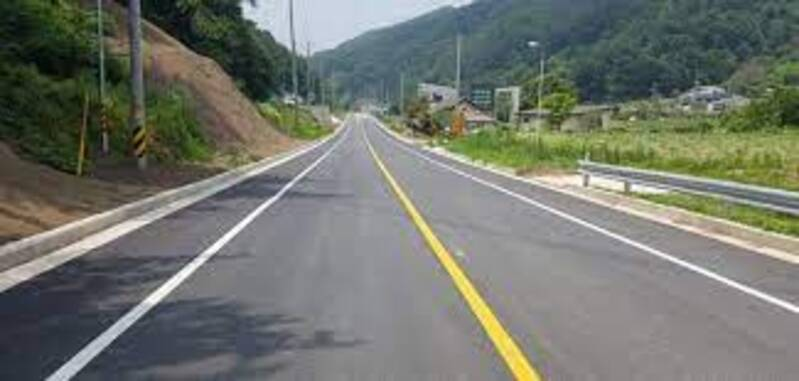
#> input picture AutoCar/Detection/image/input_image.jpg, 799 x 381 px, given in place of the camera
$ python main.py
#> lines starting #> are read from the running program, lines starting #| are printed output that depends on the picture; after the words box and inside, x2 and y2 are one past the last pixel; in counts of white or black regions, pixels touching at a corner belong together
### AutoCar/Detection/drive.py
import cv2 as cv
import time

from common import *
from detection import *
#from server import *

class AutoCar(object):

    def __init__(self):
        print("Create AutoCar Object!")

        self.detection = DetectionOfLine()

    def detection_lanes(self, frame):
        result= self.detection.self_detection(frame)

        return result

    def start(self):
        cap = camera_read(camera_path)
        while cap.isOpened():
        #while True:
            time.sleep(0.1)
            ret, cam = cap.read()
            if ret:
                cam = cv.resize(cam, (640, 360))
                result_image = self.detection_lanes(cam)
                roi = roi_detection(cam)
                #gen_frames(cam)
                camera_on('cam', result_image)
                camera_on('roi', roi)

                if cv.waitKey(1) & 0xFF == 27:
                    break
        #cap.released()
        cv.destroyAllWindows()


### AutoCar/Detection/common.py
import cv2 as cv

#camera_path = "/home/jhy/workstation/object_detection/video/video.avi"
camera_path = '/dev/video0'
#camera_path = 0

IMAGE_SHOW = True

yellow_upper = (30+10, 255, 255)
yellow_lower = (30-10, 30, 30)

def camera_read(camera_path):
    cap = cv.VideoCapture(camera_path)
    if (cap == False):
        print("Video Read Failed!")
    else:
        print("Video Start!")
    return cap

def camera_on(dst, src):
    if IMAGE_SHOW:
        return cv.imshow(dst, src)

def grayscale_converter(frame):
    return cv.cvtColor(frame, cv.COLOR_RGB2GRAY)

def hsv_converter(frame):
    return cv.cvtColor(frame, cv.COLOR_BGR2HSV)

def add_image(frame1, alpha, frame2, beta, gamma, dtype=cv.CV_32F):
    return cv.addWeighted(frame1, alpha, frame2, beta, gamma)

def gaussian_blur(frame, kernel_size, sigma_x, sigma_y):
    return cv.GaussianBlur(frame, kernel_size, sigma_x, sigma_y)

### AutoCar/Detection/detection.py
import cv2 as cv
from cv2 import line
import numpy as np
import math
import time


from common import *
from serialcomm import *

class DetectionOfLine(object):
    def __init__(self):
        print("Create DetectionOfLine Object!")

    def self_detection(self, frame):
        result, left, right = detection_lanes(frame)
        direction_control(left, right)
        return result


def canny_edge_detection(image):
    input_image = grayscale_converter(image)
    image_blur = cv.GaussianBlur(input_image, (5, 5), 0)
    canny_image = cv.Canny(image_blur, 50, 150)
    return canny_image

def yellow_mask(frame):
    hsv = hsv_converter(frame)
    lower = (20, 20, 100)
    upper = (40, 255, 255)
    frame_mask = cv.inRange(hsv, lower, upper)
    result = cv.bitwise_and(frame, frame, mask = frame_mask)
    return result

def roi_detection(image):
    image_mask = np.zeros_like(image)
    image_height = image.shape[0]
    image_width = image.shape[1]

    points = np.array([[(0, image_height), (0, 250), (image_width, 250), (640, image_height)]])
    cv.fillPoly(image_mask, points, 255)

    line_image = cv.bitwise_and(image, image_mask)
    return line_image

def hough_line(frame):
    rho = 1
    theta = np.pi / 180
    threshold = 20
    minLineLength = 10
    maxLineGap = 20
    lines = cv.HoughLinesP(frame, rho, theta, threshold, minLineLength, maxLineGap)

    return lines

def steer_angle(lanes):
    right_line = np.empty((0, 5), int)
    left_line = np.empty((0, 5), int)
    if lanes is not None:
        line_arr2 = np.empty((len(lanes), 5), int)

        for i in range(0, len(lanes)):
            temp = 0
            l = lanes[i][0]
            line_arr2[i] = np.append(lanes[i], np.array((np.arctan2(l[1] - l[3], l[0] - l[2]) * 180) / np.pi))

            if line_arr2[i][1] > line_arr2[i][3]:
                temp = line_arr2[i][0], line_arr2[i][1]
                line_arr2[i][0], line_arr2[i][1] = line_arr2[i][2], line_arr2[i][3]
                line_arr2[i][2], line_arr2[i][3] = temp


            if line_arr2[i][0] < 320 and (abs(line_arr2[i][4]) < 170 and abs(line_arr2[i][4]) > 95):
                left_line = np.append(left_line, line_arr2[i])
            elif line_arr2[i][0] > 320 and (abs(line_arr2[i][4]) < 170 and abs(line_arr2[i][4]) > 95):
                right_line = np.append(right_line, line_arr2[i])

    left_line = left_line.reshape(int(len(left_line) / 5), 5)
    right_line = right_line.reshape(int(len(right_line) / 5), 5)

    return left_line, right_line

def draw_lanes(frame, left_line, right_line):
    copy_image = np.copy(frame)

    try:
        left_line = left_line[left_line[:, 0].argsort()[-1]]
        left_degree = left_line[4]
        cv.line(copy_image, (left_line[0], left_line[1]), (left_line[2], left_line[3]), (255, 0, 0), 10, cv.LINE_AA)
    except:
        left_degree = 0
    try:
        right_line = right_line[right_line[:, 0].argsort()[0]]
        right_degree = right_line[4]
        cv.line(copy_image, (right_line[0], right_line[1]), (right_line[2], right_line[3]), (255, 0, 0), 10, cv.LINE_AA)
    except:
        right_degree = 0

    result_image = cv.addWeighted(frame, 1, copy_image, 1, 0)

    return result_image, left_degree, right_degree

def detection_lanes(frame):
    frame_yellow = yellow_mask(frame)
    canny = canny_edge_detection(frame_yellow)
    roi_image = roi_detection(canny)

    lines = hough_line(roi_image)
    left_line, right_line = steer_angle(lines)

    image, left, right = draw_lanes(frame, left_line, right_line)

    return image, left, right

def direction_control(left_line, right_line):
    serial_object = get_serial()
    if abs(left_line) == 0 and abs(right_line) == 0:
        data_send(serial_object, STOP)
        print("stop")
    elif abs(left_line) <= 155 or abs(right_line) <= 155:
        if (abs(left_line) <= 135 and abs(left_line) >= 110) or (abs(right_line) <= 135 and abs(right_line) >= 110):
            data_send(serial_object, STRAGIHT)
            print('go')
            print('left_line : ', left_line)
            print('right_line : ', right_line)
        elif left_line == 0 or right_line == 0:
            if left_line < 0 or right_line < 0:
                data_send(serial_object, LEFT)
                print('left')
                print('left_line : ', left_line)
                print('right_line : ', right_line)
            elif left_line > 0 or right_line > 0:
                data_send(serial_object, RIGHT)
                print('right')
                print('left_line : ', left_line)
                print('right_line : ', right_line)
        elif abs(left_line-15) > abs(left_line):  # 우회전 해야하는상황
            data_send(serial_object, RIGHT)
            print('right')
            print('left_line : ', left_line)
            print('right_line : ', right_line)
        elif abs(left_line+15) > abs(left_line):  # 좌회전 해야하는상황
            data_send(serial_object, LEFT)
            print('left')
            print('left_line : ', left_line)
            print('right_line : ', right_line)
        else:                                   # 직진
            data_send(serial_object, STOP)
            print('stop')
            print('left_line : ', left_line)
            print('right_line : ', right_line)
    else:
        if left_line > 155 or right_line > 155:
            data_send(serial_object, RIGHT)
            print('hard right')
            print('left_line : ', left_line)
            print('right_line : ', right_line)
        elif left_line < -155 or right_line < -155:
            data_send(serial_object, LEFT)
            print('hard left')
            print('left_line : ', left_line)
            print('right_line : ', right_line)
        else:
            print('back')
            print('left_line : ', left_line)
            print('right_line : ', right_line)

### AutoCar/Detection/serialcomm.py
#import serial
import time
import serial

STRAGIHT = 'A'
STOP = 'B'
RIGHT = 'C'
LEFT = 'D'

serial_port = '/dev/ttyACM0'

def port_init():
    ser = serial.Serial(
    port = serial_port,
    baudrate = 115200,
    )

    return ser

def get_serial():
    ser = port_init()

    return ser

def data_send(ser, data):
    ser.write(data.encode())

### AutoCar/Detection/main.py
from drive import AutoCar

def main():
    print("main start")

    AutoCar().start()
#> in start, cam is the input picture: shape (381, 799, 3); mean B, G, R 108.9, 117.5, 113.8
#> in hsv_converter, `return cv.cvtColor(frame, cv.COLOR_BGR2HSV)`: returned value: shape (360, 640, 3); mean H, S, V 69.3, 49.6, 122.6
#> in yellow_mask, `frame_mask = cv.inRange(hsv, lower, upper)`:
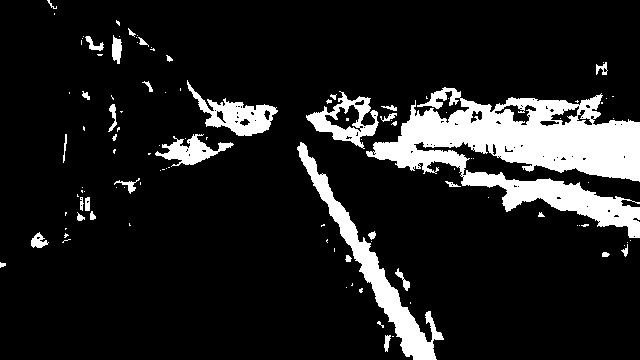
#> frame_mask: shape (360, 640); 12.6% white; 111 white regions (76 under 20 px), largest, box (x1, y1, x2, y2) and area: (366, 87, 640, 238) 18183, (297, 142, 444, 360) 4438, (187, 80, 278, 136) 1782
#> in canny_edge_detection, `canny_image = cv.Canny(image_blur, 50, 150)`: canny_image: shape (360, 640); 3.4% white in thin lines or dots
#> in roi_detection, `cv.fillPoly(image_mask, points, 255)`:
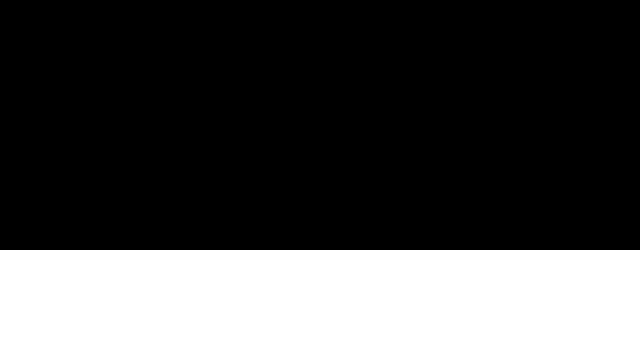
#> image_mask: shape (360, 640); 30.6% white; 1 white region, box (x1, y1, x2, y2) and area: (0, 250, 640, 360) 70400
#> in roi_detection, `line_image = cv.bitwise_and(image, image_mask)`:
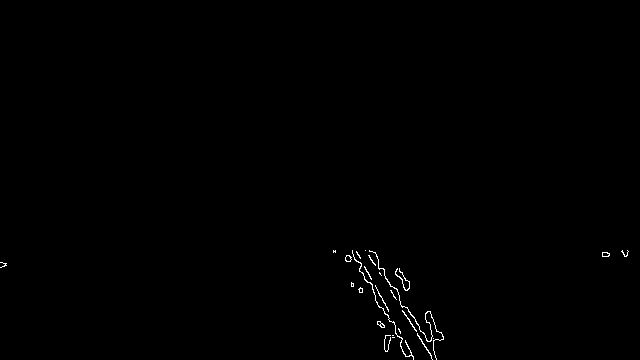
#> line_image: shape (360, 640); 0.38% white in thin lines or dots, all inside (x1, y1, x2, y2) = (0, 250, 629, 360)
#> in hough_line, `lines = cv.HoughLinesP(frame, rho, theta, threshold, minLineLength, ma..`: lines = [[417, 333, 431, 357]]
#> in steer_angle, `line_arr2 = np.empty((len(lanes), 5), int)`: line_arr2 = [[0, 1073741824640, 160000, 2748779069690, 302365697638510]]
#> the loop in steer_angle, `for i in range(0, len(lanes)):` made 1 pass
#> (temp, right_line) on pass 1: (0, [417, 333, 431, 357, -120])
#> after the loop in steer_angle, `for i in range(0, len(lanes)):`: line_arr2 = [[417, 333, 431, 357, -120]]
#> in detection_lanes, `left_line, right_line = steer_angle(lines)`: left_line = empty array; right_line = [[417, 333, 431, 357, -120]]
#> in draw_lanes, `right_line = right_line[right_line[:, 0].argsort()[0]]`: right_line = [417, 333, 431, 357, -120]
#> in draw_lanes, `right_degree = right_line[4]`: right_degree = -120
#> in draw_lanes, `cv.line(copy_image, (right_line[0], right_line[1]), (right_line[2], ri..`:
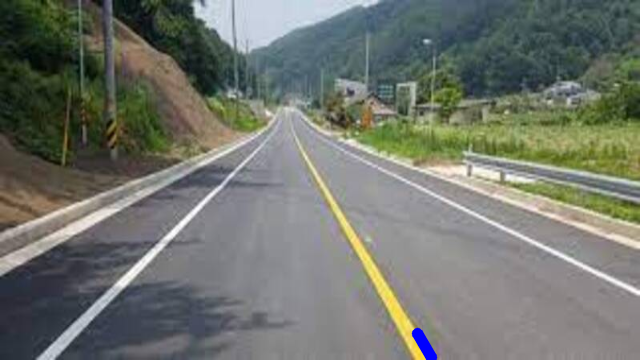
#> copy_image: shape (360, 640, 3); mean B, G, R 109, 117.1, 113.3
#> in draw_lanes, `result_image = cv.addWeighted(frame, 1, copy_image, 1, 0)`:
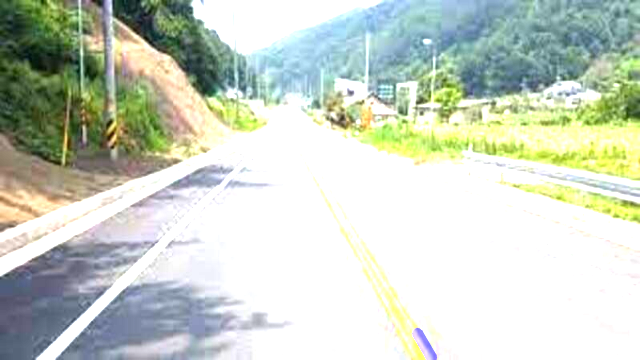
#> result_image: shape (360, 640, 3); mean B, G, R 196, 209.3, 200.7
#> in detection_lanes, `image, left, right = draw_lanes(frame, left_line, right_line)`: left = 0; right = -120
#> in self_detection, `result, left, right = detection_lanes(frame)`: left = 0; right = -120
#| left_line :  0
#| right_line :  -120
#> in roi_detection (call 2), `cv.fillPoly(image_mask, points, 255)`:
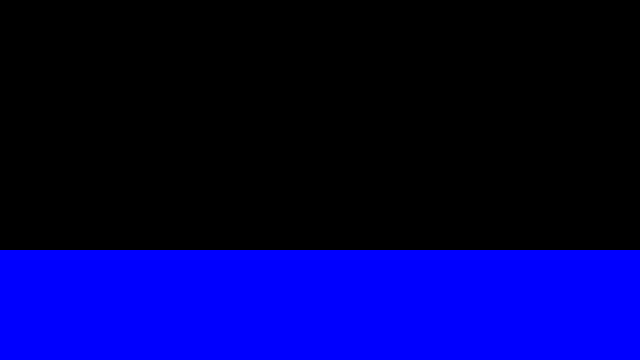
#> image_mask: shape (360, 640, 3); mean of channels 0, 1, 2 77.9, 0, 0; drawn as B, G, R
#> in roi_detection (call 2), `line_image = cv.bitwise_and(image, image_mask)`:
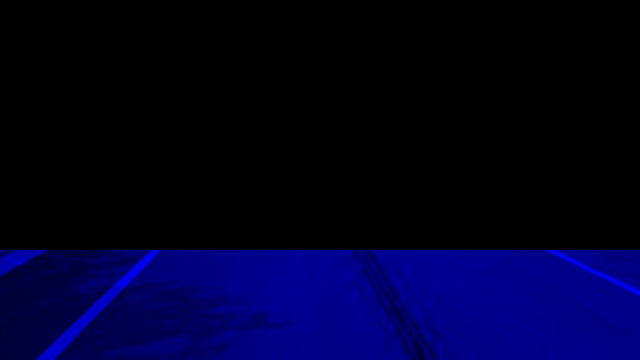
#> line_image: shape (360, 640, 3); mean B, G, R 37.3, 0, 0
#> (key Esc is pressed here)

if __name__ == '__main__':
    main()
